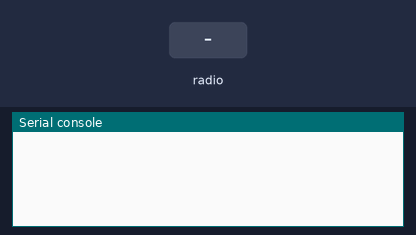
Recording of a program running on a simulated ESP32 board running MicroPython. Parts: the last lines printed to the serial console. The test bench sets the inputs (shaded band). Random numbers come from a fixed seed.

Above: at 1.2 s.
1.3 s: radio message "1" arrives
At 2.5 s:
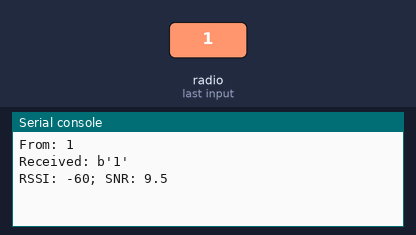
2.8 s: radio message "0" arrives
At 3.7 s:
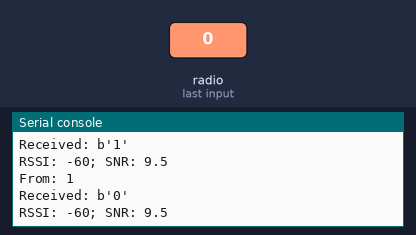
4.3 s: radio message "50" arrives
At 4.8 s:
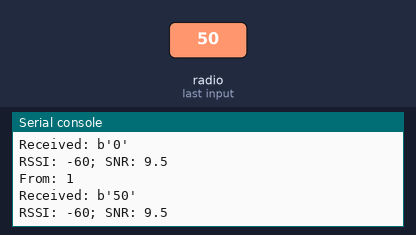

Measured:
- after the input at 1.3 s, the serial console: prints a new line at once (image 1)
- after the input at 2.8 s, the serial console: prints a new line at once (image 2)
- after the input at 4.3 s, the serial console: prints a new line at once (image 3)

The program:

LoRa_serwer.py
```python
from time import sleep
from ulora import LoRa, ModemConfig, SPIConfig

# This is our callback function that runs when a message is received
def on_recv(payload):
    print("From:", payload.header_from)
    print("Received:", payload.message)
    print("RSSI: {}; SNR: {}".format(payload.rssi, payload.snr))

# Lora Parameters
RFM95_RST = 4
RFM95_SPIBUS = SPIConfig.rp2_0
RFM95_CS = 1
RFM95_INT = 5
RF95_FREQ = 433
RF95_POW = 5
CLIENT_ADDRESS = 1
SERVER_ADDRESS = 2

# initialise radio
lora = LoRa(RFM95_SPIBUS, RFM95_INT, SERVER_ADDRESS, RFM95_CS, reset_pin=RFM95_RST, freq=RF95_FREQ, tx_power=RF95_POW, acks=True)

# set callback
lora.on_recv = on_recv # type: ignore

# set to listen continuously
lora.set_mode_rx()

# loop and wait for data
while True:
    sleep(0.5)
```
